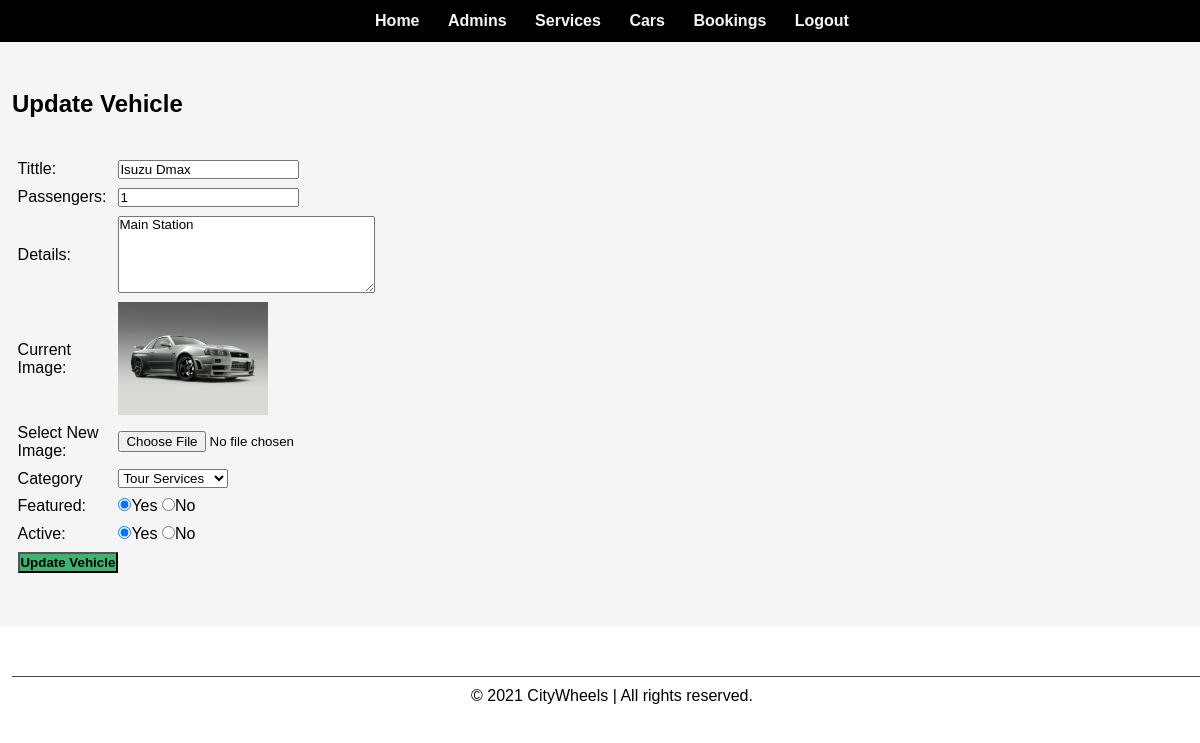
Page /admin/update-car.php?id=10 (signed in) on the committed database.
### tables this page shows
CREATE TABLE `tbl_car` (
  `id` int(10) UNSIGNED NOT NULL,
  `tittle` varchar(150) NOT NULL,
  `passengers` decimal(10,0) NOT NULL,
  `details` text NOT NULL,
  `image_name` varchar(255) NOT NULL,
  `category_id` int(10) UNSIGNED NOT NULL,
  `featured` varchar(10) NOT NULL,
  `active` varchar(10) NOT NULL
);

### admin/update-car.php (the view, shortened to what this page needs)
<?php include('constants/navbar.php'); ?>
	<?php
	 if(isset($_GET['id']))
	 {
	 	$id = $_GET['id'];
	 	$sql2 = "SELECT * FROM tbl_car WHERE id=$id";
	 	$res2 = mysqli_query($conn, $sql2);
	 	$row2 = mysqli_fetch_assoc($res2);
	 	$tittle = $row2['tittle'];
	 	$passengers = $row2['passengers'];
	 	$details = $row2['details'];
	 	$current_image = $row2['image_name'];
	 	$current_category = $row2['category_id'];
	 	$featured = $row2['featured'];
	 	$active = $row2['active'];
	 }
	 else
	 {
	 	header('location:'.SITEURL.'admin/manage-cars.php');
	 }
	?>
	<div class="content">
		<div class="wrapper">
			<h2>Update Vehicle</h2>
			<br><br>
			<form action="" method="POST" enctype="multipart/form-data">
				<table class="tbl-30">
					<tr>
						<td>Tittle:</td>
						<td>
							<input type="text" name="tittle" value="<?php echo $tittle; ?>">
						</td>
					</tr>
					<tr>
						<td>Passengers:</td>
						<td>
							<input type="number" name="passengers" value="<?php echo $passengers; ?>">
						</td>
					</tr>
					<tr>
						<td>Details:</td>
						<td>
							<textarea name="details" cols="30" rows="5"><?php echo $details; ?></textarea>
						</td>
					</tr>
					<tr>
						<td>Current Image:</td>
						<td>
							<?php
								if($current_image == "")
								{
									echo "<div class='error'>Image Not Available.</div>";
								}
								else
								{
									?>
									<img src="<?php echo SITEURL; ?>images/cars/<?php echo $current_image; ?>" width="150px">
									<?php
								}
							?>
						</td>
					</tr>
					<tr>
						<td>Select New Image:</td>
						<td>
							<input type="file" name="image">
						</td>
					</tr>
					<tr>
						<td>Category</td>
						<td>
							<select name="category">
								<?php
								   $sql = "SELECT * FROM tbl_services WHERE active='Yes'";
								   $res = mysqli_query($conn, $sql);
								   $count = mysqli_num_rows($res);
								   if($count>0)
								   {
								   	while($row=mysqli_fetch_assoc($res))
								   	{
								   		$category_tittle = $row['tittle'];
								   		$category_id = $row['id'];
								   		?>
								   		  <option <?php if($current_category==$category_id) {echo "selected";} ?> value="<?php echo $category_id; ?>"><?php echo $category_tittle; ?></option>
								   		<?php
								   	}
								   }
								   else
								   {
								   	echo "<option value='0'>Service Not Available.</option>";
								   }
								?>
							</select>
						</td>
					</tr>
					<tr>
						<td>Featured:</td>
						<td>
							<input <?php if($featured=="Yes") {echo "checked";} ?> type="radio" name="featured" value="Yes">Yes
							<input <?php if($featured=="No") {echo "checked";} ?> type="radio" name="featured" value="No">No
						</td>
					</tr>
					<tr>
						<td>Active:</td>
						<td>
							<input <?php if($active=="Yes") {echo "checked";} ?> type="radio" name="active" value="Yes">Yes
							<input <?php if($active=="No") {echo "checked";} ?> type="radio" name="active" value="No">No
						</td>
					</tr>
					<tr>
						<td>
							<input type="submit" name="submit" value="Update Vehicle" class="btn-secondary">
						</td>
					</tr>
				</table>
			</form>
		</div>
	</div>
<?php include('constants/footer.php'); ?>

### css/admin.css (style rules this page uses)
* { margin: 0; padding: 0; font-family: sans-serif; }
.wrapper { padding: 1%; width: 100%; margin: 0 auto; }
.tbl-30 { width: 30%; }
table tr td { padding: 1%; }
.btn-secondary { background-color: mediumseagreen ; padding: 1%; color: black; text-decoration: none; font-weight: bold; }
.content { background-color: whitesmoke; padding: 3% 0; }

### rows in the picture
tbl_car: tittle "Isuzu Dmax", passengers "1", details "Main Station", image_name (picture), featured "☑", active "☑"

### other values in the picture
form field category "Tour Services"
